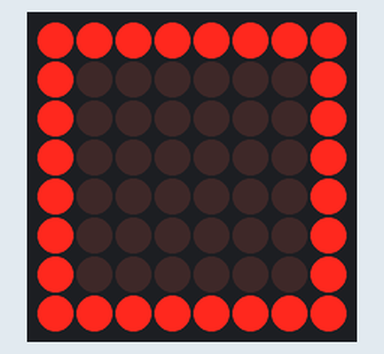
This sketch was run on a simulated Arduino Uno, built with avr-gcc and run on an emulated ATmega328P. On the bench: 8×8 LED matrix.

Above: at 0.05 s.
At 0.66 s:
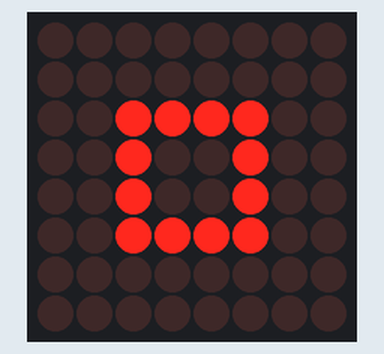

The sketch:

8x8SquaresESP8266.ino
```cpp
/*multiplexing and 8x8 led matrix with the Max7219 LED driver and the ESP8266 NODEMCU
 *
  CREATED BY: GIANFRANCO MACCAGNAN
  SUBMISSION BY: GIANFRANCO MACCAGNAN, Jack Hadlow, Fernando Fernandez
  CREADITS: LEDControl library by Eberhard Fahle
  DESN37900 PROJECT 1
  SHERIDAN COLLEGE
*/

//including the LEDControl library for the MAX7219
#include "LedControl.h"

/*
 Now we need a LedControl to work with.

 The following pins are for the ESP8266

 pin 8 is connected to the DataIn
 pin 9 is connected to the CLK
 pin 10 is connected to LOAD
 */
#define loadPin 16
#define clockPin 5
#define dataPin 4

//initiate the LedControl , using (data,clock,load, [number of Max7219])
LedControl lc=LedControl(dataPin,clockPin,loadPin,1);

/* delay time used for animation, no dealy / small delay used to provide static images */
unsigned long delaytime=100;

void setup() {
  /*Max7219 is on power saver mode from the start, we have t omake a wake up call*/

  /*wake up ([device number],false) */
  lc.shutdown(0,false);
  /* Set the brightness to a medium values*/
  lc.setIntensity(0,8);
  /* and clear the display */
  lc.clearDisplay(0);
}

void writeArduinoOnMatrix() {

  /* A multidimentional array to contain bits for both the columns and rows */
  byte pics[4][8] = {{ B11111111,B10000001,B10000001,B10000001,B10000001,B10000001,B10000001,B11111111},
                    { B00000000,B01111110,B01000010,B01000010,B01000010,B01000010,B01111110,B00000000},
                    { B00000000,B00000000,B00111100,B00100100,B00100100,B00111100,B00000000,B00000000},
                    { B00000000,B00000000,B00000000,B00011000,B00011000,B00000000,B00000000,B00000000}};

//counter for the rows
int y;
//outer loop traversses through the rows in the matrix
  for(y = 0; y<4; y++){
    //inner loop traverses through the columns
    for(int i = 0; i < 8; i++){
      //set the rows ([device number],column,[byte value from array])
      lc.setRow(0,i,pics[y][i]);
    }
    //using delay time for animations
    delay(delaytime);
    }
}

void loop() {
  writeArduinoOnMatrix();
}
```
